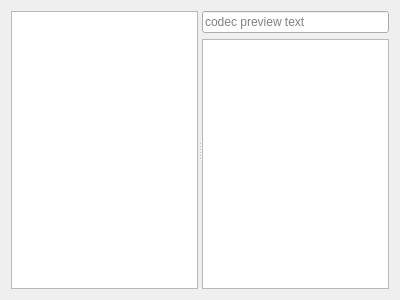
<?xml version="1.0" encoding="UTF-8"?>
<ui version="4.0">
 <class>GammaRay::CodecBrowser</class>
 <widget class="QWidget" name="GammaRay::CodecBrowser">
  <property name="geometry">
   <rect>
    <x>0</x>
    <y>0</y>
    <width>400</width>
    <height>300</height>
   </rect>
  </property>
  <property name="windowTitle">
   <string>Form</string>
  </property>
  <layout class="QHBoxLayout" name="horizontalLayout_8">
   <item>
    <widget class="QSplitter" name="splitter_11">
     <property name="orientation">
      <enum>Qt::Horizontal</enum>
     </property>
     <widget class="QTreeView" name="codecList"/>
     <widget class="QWidget" name="layoutWidget">
      <layout class="QVBoxLayout" name="verticalLayout_16">
       <item>
        <widget class="QLineEdit" name="codecText">
         <property name="placeholderText">
          <string>codec preview text</string>
         </property>
        </widget>
       </item>
       <item>
        <widget class="QTreeView" name="selectedCodecs"/>
       </item>
      </layout>
     </widget>
    </widget>
   </item>
  </layout>
 </widget>
 <resources/>
 <connections/>
</ui>
